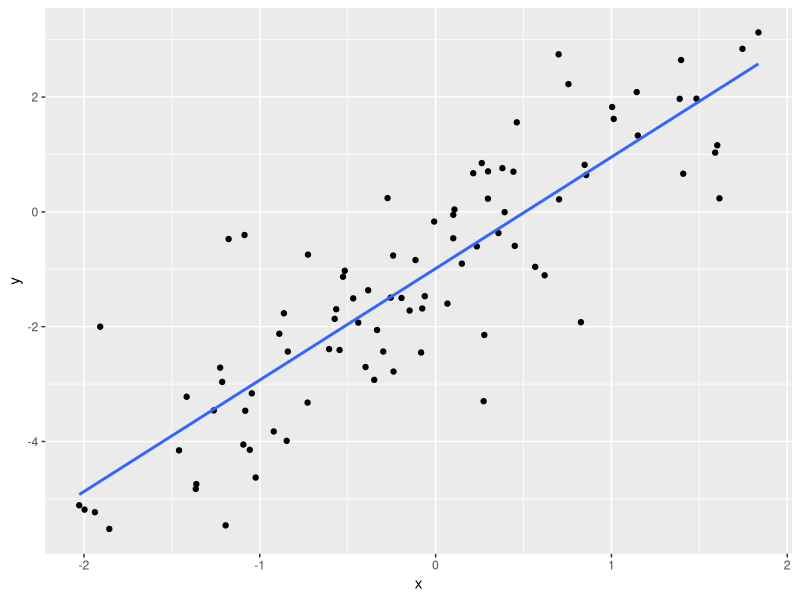
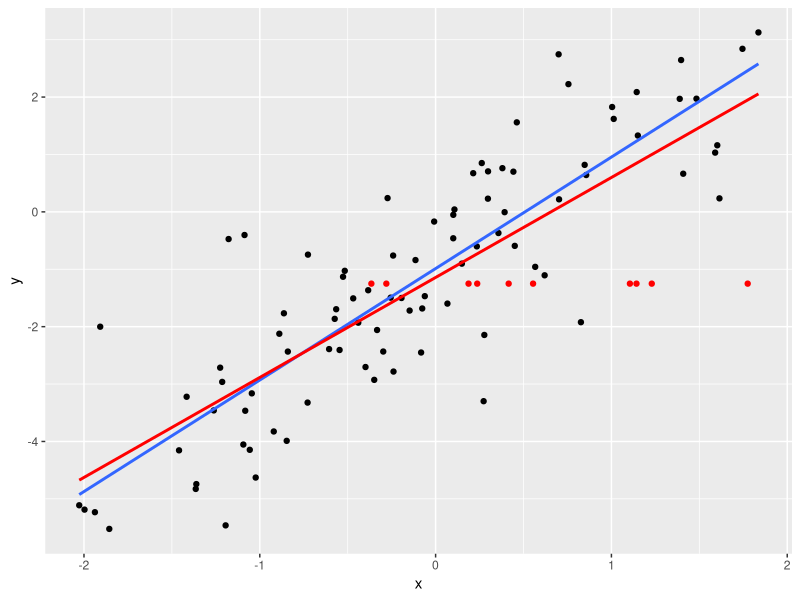
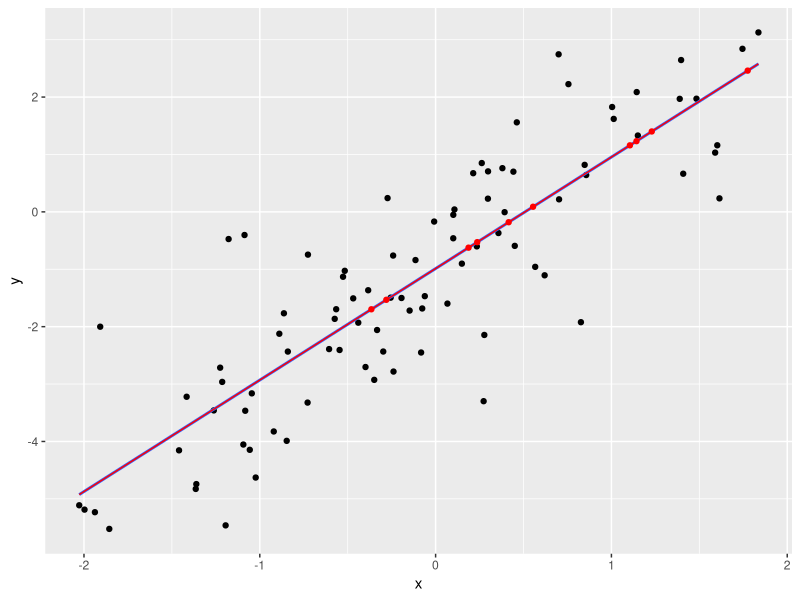
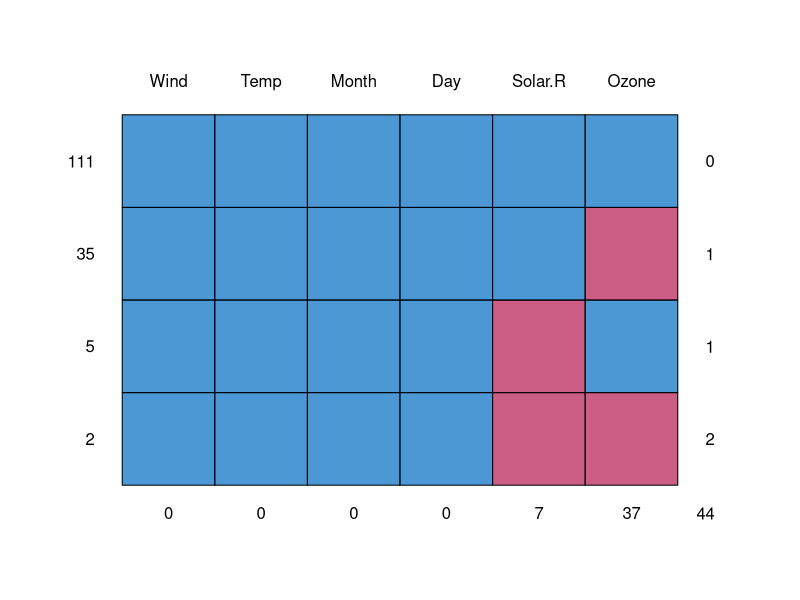

Here is the R script that generated these plots, in order:
## ---- chunk 1
suppressPackageStartupMessages(library(tidyverse))
suppressPackageStartupMessages(library(mice))
## ---- chunk 2
set.seed(13)
x <- rnorm(100)
y <- -1 + 2 * x + rnorm(100)
y[1:10] <- NA
## ---- chunk 3
x
y
## ---- chunk 4
p <- qplot(x, y) + geom_smooth(method="lm", se=FALSE)
p
## ---- chunk 5
ybar <- mean(y, na.rm=TRUE)
datrm <- na.omit(data.frame(x=x, y=y))
datimp <- data.frame(x=x[1:10], y=ybar)
p + geom_point(data=datimp, colour="red") +
    geom_smooth(data=rbind(datrm, datimp), method="lm", se=FALSE, colour="red")
## ---- chunk 6
fit2 <- lm(y ~ x, na.action=na.omit)
yhat <- predict(fit2, newdata=data.frame(x=x[1:10]))
datimp2 <- data.frame(x=x[1:10], y=yhat)
p + geom_point(data=datimp2, colour="red") +
    geom_smooth(data=rbind(datrm, datimp2), method="lm", se=FALSE, colour="red", size=0.5)
## ---- chunk 7
head(airquality)
## ---- chunk 8
md.pattern(airquality)
## ---- chunk 9
sum(is.na(airquality$Solar.R))
sum(is.na(airquality$Ozone))
## ---- chunk 10
(dats <- mice(airquality, m=50, method="pmm", seed=123, printFlag=FALSE))
## ---- chunk 11
class(dats)
## ---- chunk 12
head(mice::complete(dats, 4))
## ---- chunk 13
fits <- with(dats, lm(Ozone ~ Solar.R + Wind + Temp))
## ---- chunk 14
names(fits)
## ---- chunk 15
(fit <- pool(fits))
summary(fit)
